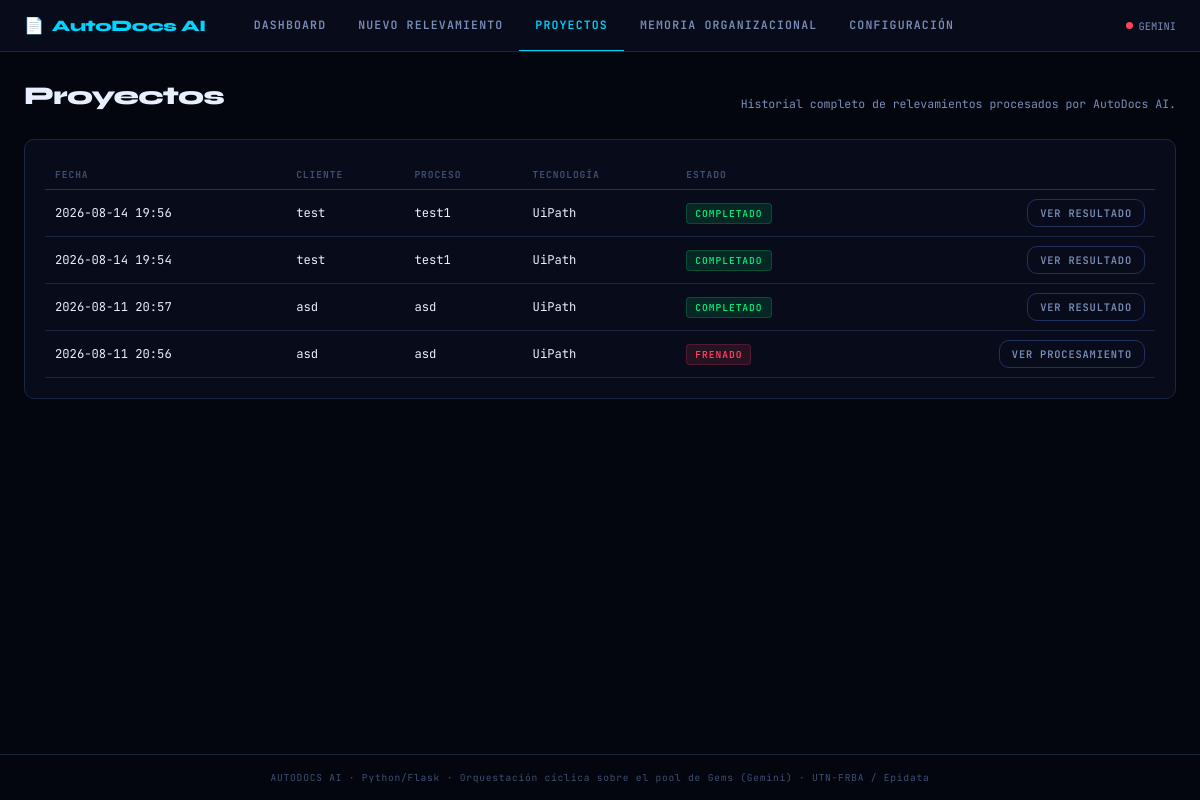
/proyectos, run on an earlier commit of the app's database.
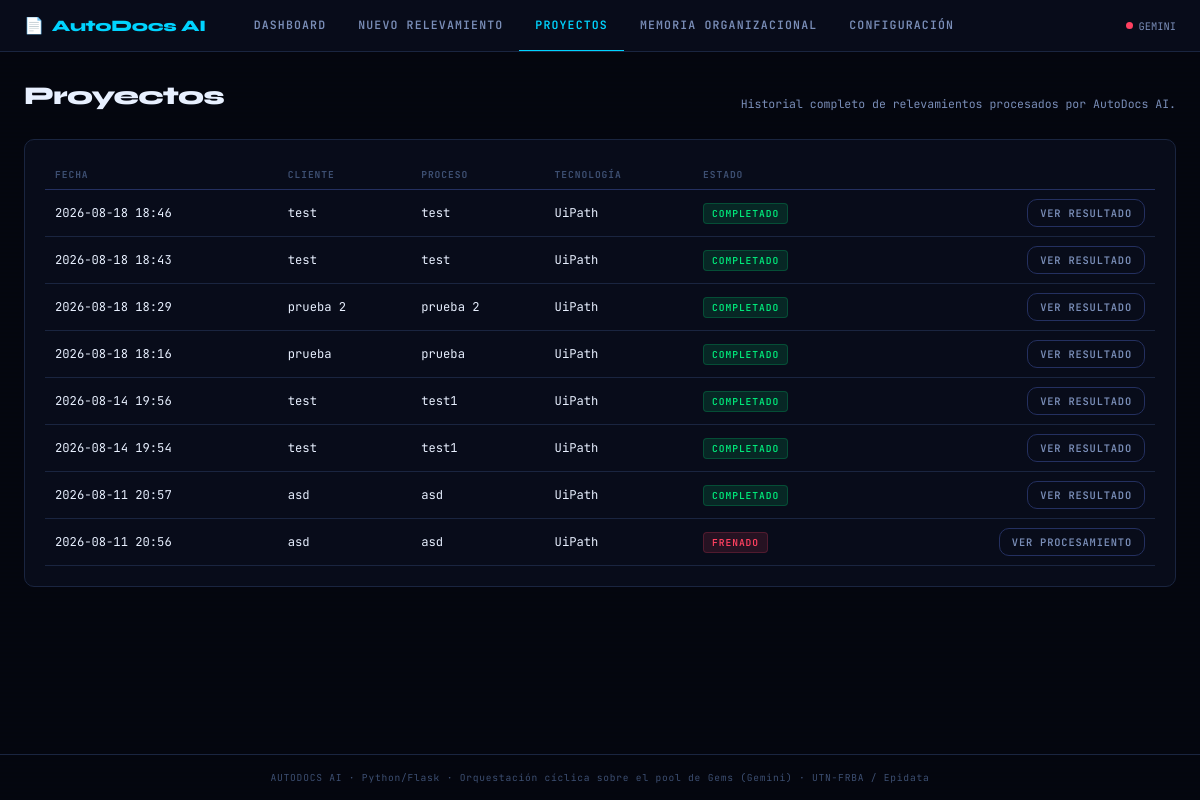
And on a later commit of the database.
### tables this page shows
CREATE TABLE proyectos (
    id                      INTEGER PRIMARY KEY AUTOINCREMENT,
    cliente                 TEXT NOT NULL,
    proceso                 TEXT NOT NULL,
    tecnologia              TEXT,       -- UiPath / Power Automate / Rocketbot / Make.com...
    criticidad              TEXT,       -- Baja / Media / Alta
    presupuesto_hs          REAL,
    analista                TEXT,
    transcripcion_original  TEXT,
    transcripcion_sanitizada TEXT,
    reemplazos_pii          INTEGER DEFAULT 0,
    flujo_estructurado      TEXT,       -- JSON: salida del Agente de Ingesta
    estado                  TEXT DEFAULT 'borrador',  -- borrador|procesando|completado|frenado|error
    motivo_freno            TEXT,       -- si estado = 'frenado' (Límite Operativo de Entrada)
    creado                  TEXT DEFAULT CURRENT_TIMESTAMP,
    actualizado             TEXT DEFAULT CURRENT_TIMESTAMP
);

### ui/app.py (the view)
    @app.route("/proyectos")
    def proyectos():
        return render_template("proyectos.html", proyectos=ProyectoRepository.listar())

### core/db.py (called while the page is built)
def get_conn() -> sqlite3.Connection:
    DB_PATH.parent.mkdir(exist_ok=True)
    conn = sqlite3.connect(DB_PATH)
    conn.row_factory = sqlite3.Row
    conn.execute("PRAGMA foreign_keys = ON")
    return conn

### repositories/proyecto_repository.py (called while the page is built)
    @staticmethod
    def listar() -> list:
        conn = get_conn()
        rows = conn.execute("SELECT * FROM proyectos ORDER BY creado DESC").fetchall()
        conn.close()
        return [dict(r) for r in rows]

### ui/templates/proyectos.html (shortened to what this page needs)
{% extends "base.html" %}
{% block content %}
<div class="page-header">
  <h1>Proyectos</h1>
  <p>Historial completo de relevamientos procesados por AutoDocs AI.</p>
</div>
<div class="panel">
  <table>
    <thead><tr><th>Fecha</th><th>Cliente</th><th>Proceso</th><th>Tecnología</th><th>Estado</th><th></th></tr></thead>
    <tbody>
      {% for p in proyectos %}
      <tr>
        <td>{{ p.creado[:16] }}</td>
        <td>{{ p.cliente }}</td>
        <td>{{ p.proceso }}</td>
        <td>{{ p.tecnologia or '—' }}</td>
        <td>
          {% if p.estado == 'completado' %}<span class="tag tag-green">Completado</span>
          {% elif p.estado == 'frenado' %}<span class="tag tag-red">Frenado</span>
          {% elif p.estado == 'procesando' %}<span class="tag tag-amber">Procesando</span>
          {% else %}<span class="tag tag-cyan">Borrador</span>{% endif %}
        </td>
        <td class="text-right">
          {% if p.estado == 'completado' %}
            <a href="/resultado/{{ p.id }}" class="btn btn-secondary btn-sm">Ver resultado</a>
          {% else %}
            <a href="/procesamiento/{{ p.id }}" class="btn btn-secondary btn-sm">Ver procesamiento</a>
          {% endif %}
        </td>
      </tr>
      {% else %}
      <tr><td colspan="6" class="result-box empty">Todavía no cargaste ningún relevamiento.</td></tr>
      {% endfor %}
    </tbody>
  </table>
</div>
{% endblock %}

What changed in the data, as far as the page shows it:
added proyectos: creado "2026-08-18 18:46", cliente "test", proceso "test", tecnologia "UiPath", estado "COMPLETADO"
added proyectos: creado "2026-08-18 18:43", cliente "test", proceso "test", tecnologia "UiPath", estado "COMPLETADO"
added proyectos: creado "2026-08-18 18:29", cliente "prueba 2", proceso "prueba 2", tecnologia "UiPath", estado "COMPLETADO"
added proyectos: creado "2026-08-18 18:16", cliente "prueba", proceso "prueba", tecnologia "UiPath", estado "COMPLETADO"
